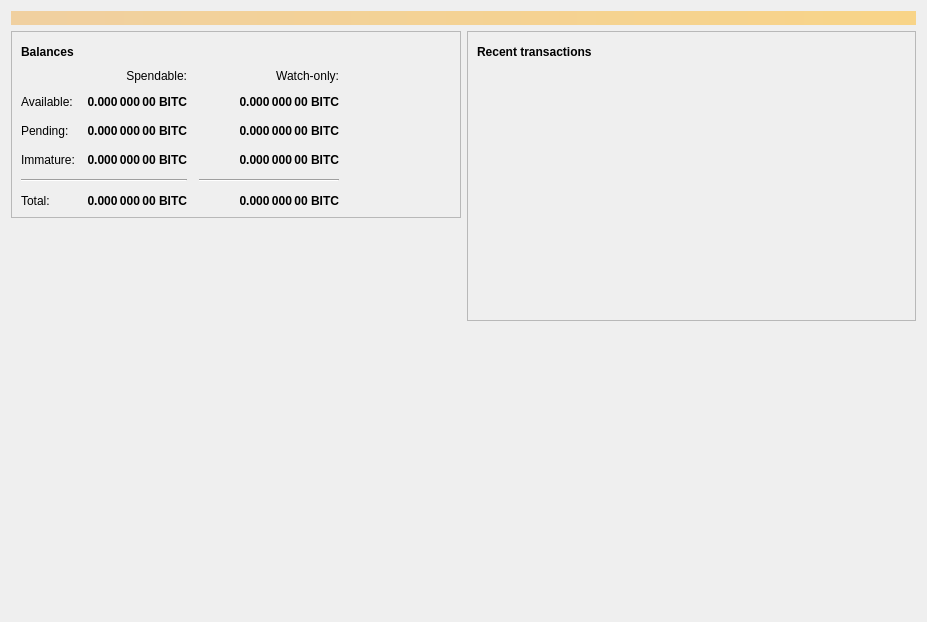
<?xml version="1.0" encoding="UTF-8"?>
<ui version="4.0">
 <class>OverviewPage</class>
 <widget class="QWidget" name="OverviewPage">
  <property name="geometry">
   <rect>
    <x>0</x>
    <y>0</y>
    <width>927</width>
    <height>622</height>
   </rect>
  </property>
  <property name="windowTitle">
   <string>Form</string>
  </property>
  <layout class="QVBoxLayout" name="topLayout">
   <item>
    <widget class="QLabel" name="labelAlerts">
     <property name="visible">
      <bool>false</bool>
     </property>
     <property name="styleSheet">
      <string notr="true">QLabel { background-color: qlineargradient(x1: 0, y1: 0, x2: 1, y2: 0, stop:0 #F0D0A0, stop:1 #F8D488); color:#000000; }</string>
     </property>
     <property name="wordWrap">
      <bool>true</bool>
     </property>
     <property name="margin">
      <number>3</number>
     </property>
     <property name="textInteractionFlags">
      <set>Qt::TextSelectableByMouse</set>
     </property>
    </widget>
   </item>
   <item>
    <layout class="QHBoxLayout" name="horizontalLayout" stretch="1,1">
     <item>
      <layout class="QVBoxLayout" name="verticalLayout_2">
       <item>
        <widget class="QFrame" name="frame">
         <property name="frameShape">
          <enum>QFrame::StyledPanel</enum>
         </property>
         <property name="frameShadow">
          <enum>QFrame::Raised</enum>
         </property>
         <layout class="QVBoxLayout" name="verticalLayout_4">
          <item>
           <layout class="QHBoxLayout" name="horizontalLayout_4">
            <item>
             <widget class="QLabel" name="label_5">
              <property name="font">
               <font>
                <weight>75</weight>
                <bold>true</bold>
               </font>
              </property>
              <property name="text">
               <string>Balances</string>
              </property>
             </widget>
            </item>
            <item>
             <widget class="QPushButton" name="labelWalletStatus">
              <property name="enabled">
               <bool>true</bool>
              </property>
              <property name="maximumSize">
               <size>
                <width>30</width>
                <height>16777215</height>
               </size>
              </property>
              <property name="toolTip">
               <string>The displayed information may be out of date. Your wallet automatically synchronizes with the Bitcash network after a connection is established, but this process has not completed yet.</string>
              </property>
              <property name="text">
               <string/>
              </property>
              <property name="icon">
               <iconset>
                <normaloff>:/icons/warning</normaloff>
                <disabledoff>:/icons/warning</disabledoff>:/icons/warning</iconset>
              </property>
              <property name="iconSize">
               <size>
                <width>24</width>
                <height>24</height>
               </size>
              </property>
              <property name="flat">
               <bool>true</bool>
              </property>
             </widget>
            </item>
            <item>
             <spacer name="horizontalSpacer_3">
              <property name="orientation">
               <enum>Qt::Horizontal</enum>
              </property>
              <property name="sizeHint" stdset="0">
               <size>
                <width>40</width>
                <height>20</height>
               </size>
              </property>
             </spacer>
            </item>
           </layout>
          </item>
          <item>
           <layout class="QGridLayout" name="gridLayout">
            <property name="spacing">
             <number>12</number>
            </property>
            <item row="5" column="0">
             <widget class="QLabel" name="labelTotalText">
              <property name="text">
               <string>Total:</string>
              </property>
             </widget>
            </item>
            <item row="1" column="0">
             <widget class="QLabel" name="labelBalanceText">
              <property name="text">
               <string>Available:</string>
              </property>
             </widget>
            </item>
            <item row="4" column="2">
             <widget class="Line" name="lineWatchBalance">
              <property name="sizePolicy">
               <sizepolicy hsizetype="Preferred" vsizetype="Fixed">
                <horstretch>0</horstretch>
                <verstretch>0</verstretch>
               </sizepolicy>
              </property>
              <property name="minimumSize">
               <size>
                <width>140</width>
                <height>0</height>
               </size>
              </property>
              <property name="orientation">
               <enum>Qt::Horizontal</enum>
              </property>
             </widget>
            </item>
            <item row="2" column="2">
             <widget class="QLabel" name="labelWatchPending">
              <property name="font">
               <font>
                <weight>75</weight>
                <bold>true</bold>
               </font>
              </property>
              <property name="cursor">
               <cursorShape>IBeamCursor</cursorShape>
              </property>
              <property name="toolTip">
               <string>Unconfirmed transactions to watch-only addresses</string>
              </property>
              <property name="text">
               <string notr="true">0.000 000 00 BITC</string>
              </property>
              <property name="alignment">
               <set>Qt::AlignRight|Qt::AlignTrailing|Qt::AlignVCenter</set>
              </property>
              <property name="textInteractionFlags">
               <set>Qt::LinksAccessibleByMouse|Qt::TextSelectableByKeyboard|Qt::TextSelectableByMouse</set>
              </property>
             </widget>
            </item>
            <item row="3" column="1">
             <widget class="QLabel" name="labelImmature">
              <property name="font">
               <font>
                <weight>75</weight>
                <bold>true</bold>
               </font>
              </property>
              <property name="cursor">
               <cursorShape>IBeamCursor</cursorShape>
              </property>
              <property name="toolTip">
               <string>Mined balance that has not yet matured</string>
              </property>
              <property name="text">
               <string notr="true">0.000 000 00 BITC</string>
              </property>
              <property name="alignment">
               <set>Qt::AlignRight|Qt::AlignTrailing|Qt::AlignVCenter</set>
              </property>
              <property name="textInteractionFlags">
               <set>Qt::LinksAccessibleByMouse|Qt::TextSelectableByKeyboard|Qt::TextSelectableByMouse</set>
              </property>
             </widget>
            </item>
            <item row="2" column="3">
             <spacer name="horizontalSpacer_2">
              <property name="orientation">
               <enum>Qt::Horizontal</enum>
              </property>
              <property name="sizeHint" stdset="0">
               <size>
                <width>40</width>
                <height>20</height>
               </size>
              </property>
             </spacer>
            </item>
            <item row="3" column="2">
             <widget class="QLabel" name="labelWatchImmature">
              <property name="font">
               <font>
                <weight>75</weight>
                <bold>true</bold>
               </font>
              </property>
              <property name="cursor">
               <cursorShape>IBeamCursor</cursorShape>
              </property>
              <property name="toolTip">
               <string>Mined balance in watch-only addresses that has not yet matured</string>
              </property>
              <property name="text">
               <string notr="true">0.000 000 00 BITC</string>
              </property>
              <property name="alignment">
               <set>Qt::AlignRight|Qt::AlignTrailing|Qt::AlignVCenter</set>
              </property>
              <property name="textInteractionFlags">
               <set>Qt::LinksAccessibleByMouse|Qt::TextSelectableByKeyboard|Qt::TextSelectableByMouse</set>
              </property>
             </widget>
            </item>
            <item row="2" column="0">
             <widget class="QLabel" name="labelPendingText">
              <property name="text">
               <string>Pending:</string>
              </property>
             </widget>
            </item>
            <item row="2" column="1">
             <widget class="QLabel" name="labelUnconfirmed">
              <property name="font">
               <font>
                <weight>75</weight>
                <bold>true</bold>
               </font>
              </property>
              <property name="cursor">
               <cursorShape>IBeamCursor</cursorShape>
              </property>
              <property name="toolTip">
               <string>Total of transactions that have yet to be confirmed, and do not yet count toward the spendable balance</string>
              </property>
              <property name="text">
               <string notr="true">0.000 000 00 BITC</string>
              </property>
              <property name="alignment">
               <set>Qt::AlignRight|Qt::AlignTrailing|Qt::AlignVCenter</set>
              </property>
              <property name="textInteractionFlags">
               <set>Qt::LinksAccessibleByMouse|Qt::TextSelectableByKeyboard|Qt::TextSelectableByMouse</set>
              </property>
             </widget>
            </item>
            <item row="5" column="2">
             <widget class="QLabel" name="labelWatchTotal">
              <property name="font">
               <font>
                <weight>75</weight>
                <bold>true</bold>
               </font>
              </property>
              <property name="cursor">
               <cursorShape>IBeamCursor</cursorShape>
              </property>
              <property name="toolTip">
               <string>Current total balance in watch-only addresses</string>
              </property>
              <property name="text">
               <string notr="true">0.000 000 00 BITC</string>
              </property>
              <property name="alignment">
               <set>Qt::AlignRight|Qt::AlignTrailing|Qt::AlignVCenter</set>
              </property>
              <property name="textInteractionFlags">
               <set>Qt::LinksAccessibleByMouse|Qt::TextSelectableByKeyboard|Qt::TextSelectableByMouse</set>
              </property>
             </widget>
            </item>
            <item row="1" column="1">
             <widget class="QLabel" name="labelBalance">
              <property name="font">
               <font>
                <weight>75</weight>
                <bold>true</bold>
               </font>
              </property>
              <property name="cursor">
               <cursorShape>IBeamCursor</cursorShape>
              </property>
              <property name="toolTip">
               <string>Your current spendable balance</string>
              </property>
              <property name="text">
               <string notr="true">0.000 000 00 BITC</string>
              </property>
              <property name="alignment">
               <set>Qt::AlignRight|Qt::AlignTrailing|Qt::AlignVCenter</set>
              </property>
              <property name="textInteractionFlags">
               <set>Qt::LinksAccessibleByMouse|Qt::TextSelectableByKeyboard|Qt::TextSelectableByMouse</set>
              </property>
             </widget>
            </item>
            <item row="0" column="2">
             <widget class="QLabel" name="labelWatchonly">
              <property name="text">
               <string>Watch-only:</string>
              </property>
              <property name="alignment">
               <set>Qt::AlignRight|Qt::AlignTrailing|Qt::AlignVCenter</set>
              </property>
             </widget>
            </item>
            <item row="5" column="1">
             <widget class="QLabel" name="labelTotal">
              <property name="font">
               <font>
                <weight>75</weight>
                <bold>true</bold>
               </font>
              </property>
              <property name="cursor">
               <cursorShape>IBeamCursor</cursorShape>
              </property>
              <property name="toolTip">
               <string>Your current total balance</string>
              </property>
              <property name="text">
               <string notr="true">0.000 000 00 BITC</string>
              </property>
              <property name="alignment">
               <set>Qt::AlignRight|Qt::AlignTrailing|Qt::AlignVCenter</set>
              </property>
              <property name="textInteractionFlags">
               <set>Qt::LinksAccessibleByMouse|Qt::TextSelectableByKeyboard|Qt::TextSelectableByMouse</set>
              </property>
             </widget>
            </item>
            <item row="3" column="0">
             <widget class="QLabel" name="labelImmatureText">
              <property name="text">
               <string>Immature:</string>
              </property>
             </widget>
            </item>
            <item row="1" column="2">
             <widget class="QLabel" name="labelWatchAvailable">
              <property name="font">
               <font>
                <weight>75</weight>
                <bold>true</bold>
               </font>
              </property>
              <property name="cursor">
               <cursorShape>IBeamCursor</cursorShape>
              </property>
              <property name="toolTip">
               <string>Your current balance in watch-only addresses</string>
              </property>
              <property name="text">
               <string notr="true">0.000 000 00 BITC</string>
              </property>
              <property name="alignment">
               <set>Qt::AlignRight|Qt::AlignTrailing|Qt::AlignVCenter</set>
              </property>
              <property name="textInteractionFlags">
               <set>Qt::LinksAccessibleByMouse|Qt::TextSelectableByKeyboard|Qt::TextSelectableByMouse</set>
              </property>
             </widget>
            </item>
            <item row="4" column="0" colspan="2">
             <widget class="Line" name="line">
              <property name="orientation">
               <enum>Qt::Horizontal</enum>
              </property>
             </widget>
            </item>
            <item row="0" column="1">
             <widget class="QLabel" name="labelSpendable">
              <property name="text">
               <string>Spendable:</string>
              </property>
              <property name="alignment">
               <set>Qt::AlignRight|Qt::AlignTrailing|Qt::AlignVCenter</set>
              </property>
             </widget>
            </item>
           </layout>
          </item>
         </layout>
        </widget>
       </item>
       <item>
        <layout class="QHBoxLayout" name="horizontalLayout_3"/>
       </item>
       <item>
        <spacer name="verticalSpacer">
         <property name="orientation">
          <enum>Qt::Vertical</enum>
         </property>
         <property name="sizeType">
          <enum>QSizePolicy::Expanding</enum>
         </property>
         <property name="sizeHint" stdset="0">
          <size>
           <width>20</width>
           <height>40</height>
          </size>
         </property>
        </spacer>
       </item>
      </layout>
     </item>
     <item>
      <layout class="QVBoxLayout" name="verticalLayout_3">
       <item>
        <widget class="QFrame" name="frame_2">
         <property name="frameShape">
          <enum>QFrame::StyledPanel</enum>
         </property>
         <property name="frameShadow">
          <enum>QFrame::Raised</enum>
         </property>
         <layout class="QVBoxLayout" name="verticalLayout">
          <item>
           <layout class="QHBoxLayout" name="horizontalLayout_2">
            <item>
             <widget class="QLabel" name="label_4">
              <property name="font">
               <font>
                <weight>75</weight>
                <bold>true</bold>
               </font>
              </property>
              <property name="text">
               <string>Recent transactions</string>
              </property>
             </widget>
            </item>
            <item>
             <widget class="QPushButton" name="labelTransactionsStatus">
              <property name="enabled">
               <bool>true</bool>
              </property>
              <property name="maximumSize">
               <size>
                <width>30</width>
                <height>16777215</height>
               </size>
              </property>
              <property name="toolTip">
               <string>The displayed information may be out of date. Your wallet automatically synchronizes with the Bitcash network after a connection is established, but this process has not completed yet.</string>
              </property>
              <property name="text">
               <string/>
              </property>
              <property name="icon">
               <iconset>
                <normaloff>:/icons/warning</normaloff>
                <disabledoff>:/icons/warning</disabledoff>:/icons/warning</iconset>
              </property>
              <property name="iconSize">
               <size>
                <width>24</width>
                <height>24</height>
               </size>
              </property>
              <property name="flat">
               <bool>true</bool>
              </property>
             </widget>
            </item>
            <item>
             <spacer name="horizontalSpacer">
              <property name="orientation">
               <enum>Qt::Horizontal</enum>
              </property>
              <property name="sizeHint" stdset="0">
               <size>
                <width>40</width>
                <height>20</height>
               </size>
              </property>
             </spacer>
            </item>
           </layout>
          </item>
          <item>
           <widget class="QListView" name="listTransactions">
            <property name="styleSheet">
             <string notr="true">QListView { background: transparent; }</string>
            </property>
            <property name="frameShape">
             <enum>QFrame::NoFrame</enum>
            </property>
            <property name="verticalScrollBarPolicy">
             <enum>Qt::ScrollBarAlwaysOff</enum>
            </property>
            <property name="horizontalScrollBarPolicy">
             <enum>Qt::ScrollBarAlwaysOff</enum>
            </property>
            <property name="selectionMode">
             <enum>QAbstractItemView::NoSelection</enum>
            </property>
           </widget>
          </item>
         </layout>
        </widget>
       </item>
       <item>
        <spacer name="verticalSpacer_2">
         <property name="orientation">
          <enum>Qt::Vertical</enum>
         </property>
         <property name="sizeHint" stdset="0">
          <size>
           <width>20</width>
           <height>40</height>
          </size>
         </property>
        </spacer>
       </item>
      </layout>
     </item>
    </layout>
   </item>
  </layout>
 </widget>
 <resources/>
 <connections/>
</ui>
